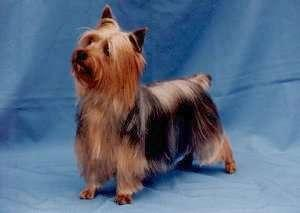
%> input picture Image Processing/test_functions/dog3.jpg, 300 x 213 px
$ octave center_test.m   (GNU Octave 9; MATLAB toolbox functions it lacks are replaced by stand-ins)
%> lines starting %> are read from the running program, lines starting %| are printed output that depends on the picture; in (x1, y1, x2, y2) boxes, pixels count from 0 and x2, y2 are one past the last pixel; in counts of white or black regions, pixels touching at a corner belong together; the program's own positions count from 1
image = imread('dog3.jpg');
%> image is the input picture: size 213x300x3 uint8; mean R, G, B 89.1, 105.9, 129.9
[height, width, planes] = size(image);
%> height = 213; width = 300; planes = 3
r = image(:,:,1);
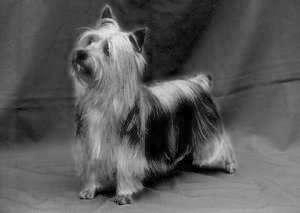
%> r: size 213x300 uint8; min 0, max 242, mean 89.1
g = image(:,:,2);
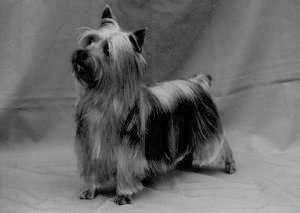
%> g: size 213x300 uint8; min 0, max 199, mean 105.9
b = image(:,:,3);
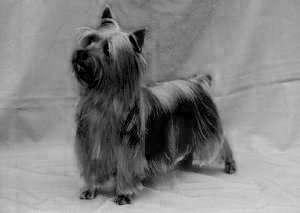
%> b: size 213x300 uint8; min 0, max 214, mean 129.9
blueness = double(b) - max(double(r), double(g));
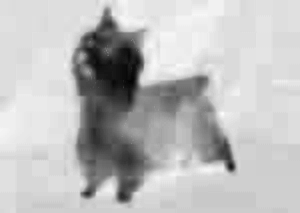
%> blueness: size 213x300 double; min -122, max 61, mean 14.3; drawn with min black and max white
mask = blueness < 45;
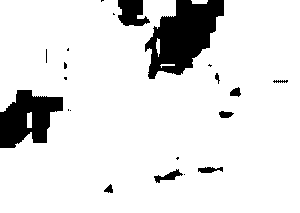
%> mask: size 213x300 logical; 88.8% white; 21 black regions (11 under 20 px), largest, box (x1, y1, x2, y2) and area: (145, 0, 224, 79) 3648, (0, 90, 63, 148) 2321, (118, 0, 150, 26) 602
labels = bwlabel(mask);
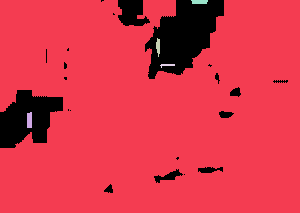
%> labels: size 213x300 double; 6 distinct labels, from 0 to 5; one colour per label, 0 black
id = labels(((height+1)/2), (width/2));
%> id = 1
dog = (labels == id);
%> dog: size 213x300 logical; 88.4% white; 21 black regions (11 under 20 px), largest, box (x1, y1, x2, y2) and area: (145, 0, 224, 79) 3797, (0, 90, 63, 148) 2398, (118, 0, 150, 26) 602
imagesc(dog);
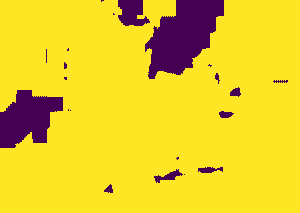
%> displayed picture: size 213x300x3, on the screen's scale of 0 to 255; mean R, G, B 231.6, 204.4, 42.4
